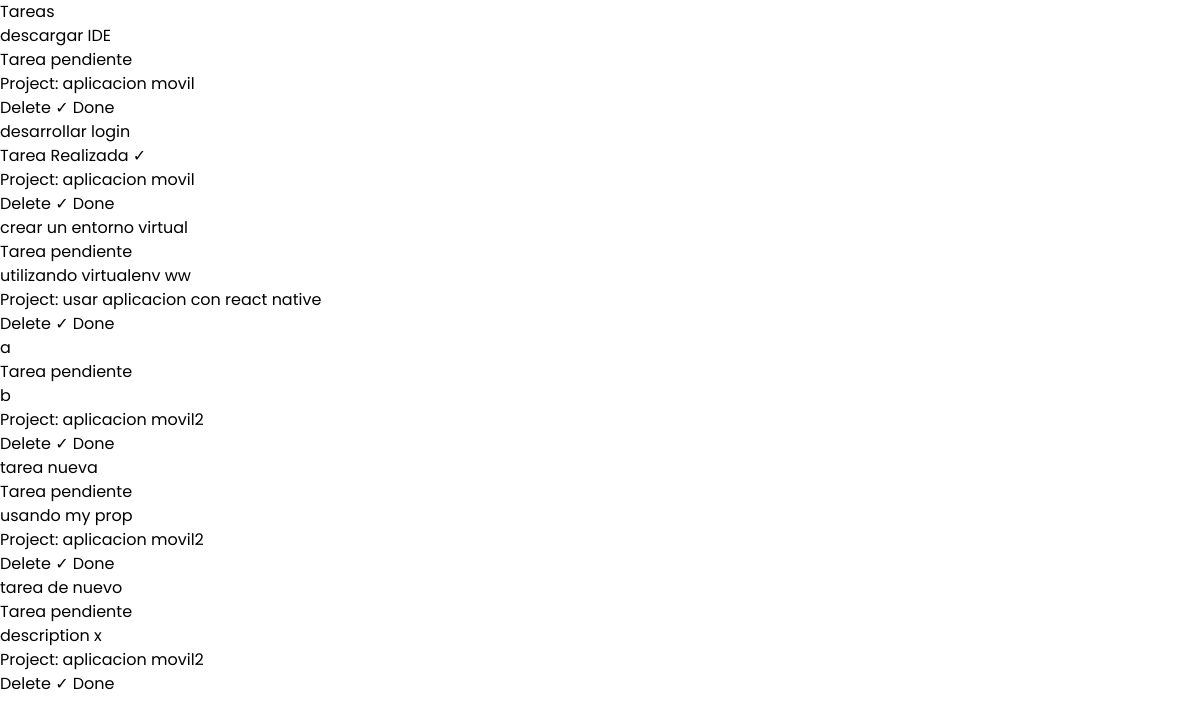
/tasks/, run on the app's committed database.
### myapp/models.py (models this page shows, shortened)
class Task(models.Model):
    title = models.CharField(max_length=200)
    description = models.TextField()
    project = models.ForeignKey(Project, on_delete=models.CASCADE)
    done = models.BooleanField(default=False)

class Project(models.Model):
    name = models.CharField(max_length=200)

### myapp/views.py (the view)
# urls.py: path('tasks/',views.tasks),
def tasks(request):
    tasks = Task.objects.all()
    return render(request,'task.html',{
        'tasks':tasks
    })

### myapp/templates/task.html
{% extends 'base.html' %}
{% block content %}
<h1>Tareas</h1>
{% for task in tasks %}
<article>
<h1>{{task.title}}</h1>
{% if task.done %}
<p>Tarea Realizada ✓</p>
{% else %}
<p>Tarea pendiente</p>
{% endif %}
<p>{{task.description}}</p>
<p>Project: {{task.project.name}}</p>
<button>Delete</button>
<button>✓ Done</button>
</article>
{% endfor %}
{% endblock %}

### myapp/templates/base.html (shortened to what this page needs)
<!DOCTYPE html>
<html lang="es">
<head>
    <link href="https://cdn.jsdelivr.net/npm/tailwindcss@2.2.19/dist/tailwind.min.css" rel="stylesheet">
    <link
    rel="stylesheet"
    href="https://site-assets.fontawesome.com/releases/v6.5.1/css/all.css"
  >
  <link
    rel="stylesheet"
    href="https://site-assets.fontawesome.com/releases/v6.5.1/css/sharp-thin.css"
  >
  <link
    rel="stylesheet"
    href="https://site-assets.fontawesome.com/releases/v6.5.1/css/sharp-solid.css"
  >
  <link
    rel="stylesheet"
    href="https://site-assets.fontawesome.com/releases/v6.5.1/css/sharp-regular.css"
  >
  <link
    rel="stylesheet"
    href="https://site-assets.fontawesome.com/releases/v6.5.1/css/sharp-light.css">
    <link href="https://cdnjs.cloudflare.com/ajax/libs/flowbite/2.2.0/flowbite.min.css"  rel="stylesheet" />
</head>
{% block content %}
{% endblock %}

### myapp/templates/base.html (style rules this page uses)
* { font-family: 'Poppins', sans-serif; }

### data on the page
Task: title "descargar IDE", done "Tarea pendiente", project.name "aplicacion movil"
Task: title "desarrollar login", done "Tarea Realizada ✓", project.name "aplicacion movil"
Task: title "crear un entorno virtual", done "Tarea pendiente", description "utilizando virtualenv ww", project.name "usar aplicacion con react native"
Task: title "a", done "Tarea pendiente", description "b", project.name "aplicacion movil2"
Task: title "tarea nueva", done "Tarea pendiente", description "usando my prop", project.name "aplicacion movil2"
Task: title "tarea de nuevo", done "Tarea pendiente", description "description x", project.name "aplicacion movil2"
